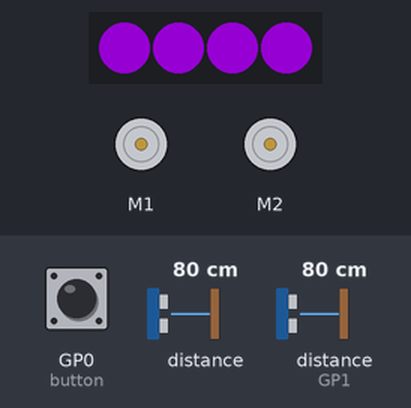
Simulated run of this program. Board: Raspberry Pi Pico running MicroPython. Parts: 4 RGB LEDs in strip order, left to right, 2 × DC motor (green arrow = forward, orange = backward, longer = faster). The test bench sets the inputs (shaded band); at power-on: GP0 (button) LOW, distance to the obstacle 80 cm, distance to the obstacle (sensor on GP1) 80 cm. Dim RGB values are drawn brighter than linear.

Above: at 1.2 s.
1.3 s: GP0 (button) pulled HIGH for 0.15 s
At 2.3 s:
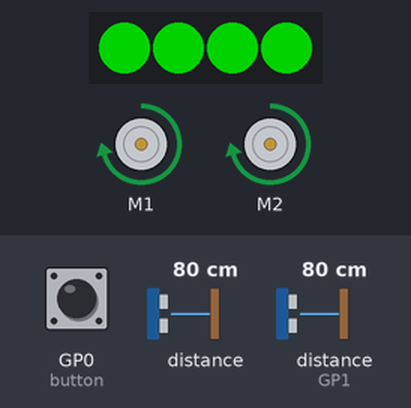
2.9 s: distance to the obstacle (sensor 0) set to 18 cm
4.4 s: distance to the obstacle (sensor 0) set to 13 cm
At 5.0 s:
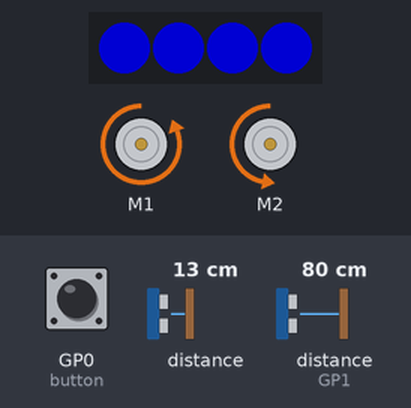
6.0 s: distance to the obstacle (sensor on GP1) set to 17 cm
7.5 s: distance to the obstacle (sensor on GP1) set to 14 cm
At 8.3 s:
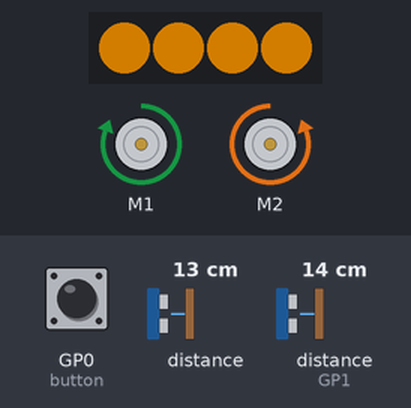
9.0 s: distance to the obstacle (sensor 0) set to 7 cm
10.5 s: distance to the obstacle (sensor 0) set to 4 cm
At 11.2 s:
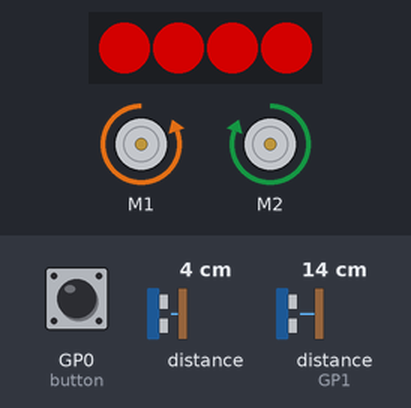
Timing chart, 0 to 13.0 s (numbered marks = the images above; inputs shaded):
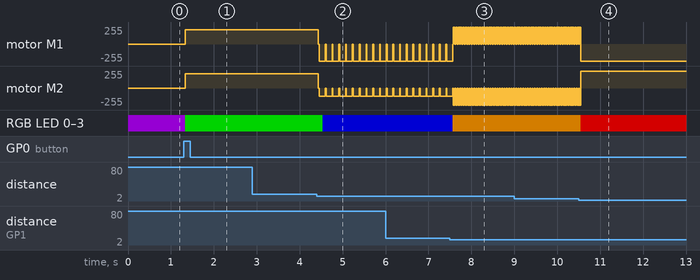

Measured:
- the behaviour switches between 16 and 15 cm on distance to the obstacle (sensor 0) (found by bisection; images 1 and 2)
- the behaviour switches between 16 and 15 cm on distance to the obstacle (sensor on GP1) (found by bisection; images 2 and 3)
- the behaviour switches between 6 and 5 cm on distance to the obstacle (sensor 0) (found by bisection; images 3 and 4)
- after the input at 1.3 s, motor M1, motor M2: stopped → forward 217/255 at once; RGB LED 0–3: RGB(90, 0, 127) → RGB(0, 127, 0) at once
- after the input at 2.9 s, every drawn part: stays the same
- after the input at 4.4 s, motor M1: alternates backward 255/255 for 0.14 s and stopped for 0.02 s, starting at once; motor M2: alternates backward 127/255 for 0.14 s and stopped for 0.02 s, starting at once; RGB LED 0–3: RGB(0, 127, 0) → RGB(0, 0, 127) after 0.14 s
- after the input at 7.5 s, motor M1: alternates forward 255/255 for 0.03 s and stopped for 0.02 s, starting after 0.08 s; motor M2: alternates backward 255/255 for 0.03 s and stopped for 0.02 s, starting after 0.08 s; RGB LED 0–3: RGB(0, 0, 127) → RGB(127, 75, 0) after 0.06 s
- after the input at 10.5 s, RGB LED 0–3: RGB(127, 75, 0) → RGB(127, 0, 0) after 0.05 s

The program:

FreeRoaming.py
```python
# A  basic 'free roaming' robot
# uses the FRont and rear ultrasonic sensors to avoid obstacles
# if an ultrasonic is not fitted it will return -1
#uses the onboard button for a start / stop command via an IRQ.

from PicoAutonomousRobotics import KitronikPicoRobotBuggy
from time import sleep_ms

buggy = KitronikPicoRobotBuggy()
startStop = False


def ButtonIRQHandler(pin):
    global startStop
    if pin == buggy.button:
        if startStop == True:
            startStop = False
        else:
            startStop = True

buggy.button.irq(trigger=machine.Pin.IRQ_RISING, handler =  ButtonIRQHandler)

buggy.setLED(0,buggy.PURPLE)
buggy.setLED(1,buggy.PURPLE)
buggy.setLED(2,buggy.PURPLE)
buggy.setLED(3,buggy.PURPLE)
buggy.show()

while True:
    if startStop == True:
        frontDistance = buggy.getDistance("f")
        rearDistance = buggy.getDistance("r")

        if(frontDistance > 15):
            #all clear, speed ahead
            buggy.setLED(0,buggy.GREEN)
            buggy.setLED(1,buggy.GREEN)
            buggy.setLED(2,buggy.GREEN)
            buggy.setLED(3,buggy.GREEN)
            buggy.motorOn("l","f",85)
            buggy.motorOn("r","f",85)

        elif (frontDistance > 5):
            #something in the way, but we (probably) have time to miss it
            buggy.setLED(0,buggy.GREEN)
            buggy.setLED(1,buggy.GREEN)
            buggy.setLED(2,buggy.GREEN)
            buggy.setLED(3,buggy.GREEN)
            buggy.motorOff("l")
            buggy.motorOff("r")
            if(rearDistance>15):
                #there is space for us to reverse in a curve and try again
                buggy.setLED(0,buggy.BLUE)
                buggy.setLED(1,buggy.BLUE)
                buggy.setLED(2,buggy.BLUE)
                buggy.setLED(3,buggy.BLUE)
                buggy.motorOn("l","r",100)
                buggy.motorOn("r","r",50)
                sleep_ms(100)
            else:
                #spin on the spot CW
                buggy.setLED(0,buggy.YELLOW)
                buggy.setLED(1,buggy.YELLOW)
                buggy.setLED(2,buggy.YELLOW)
                buggy.setLED(3,buggy.YELLOW)
                buggy.motorOn("l","f",100)
                buggy.motorOn("r","r",100)
        else: #spin on the spot CCW
            buggy.setLED(0,buggy.RED)
            buggy.setLED(1,buggy.RED)
            buggy.setLED(2,buggy.RED)
            buggy.setLED(3,buggy.RED)
            buggy.motorOn("l","r",100)
            buggy.motorOn("r","f",100)
        buggy.show()
    else: #motors turned off
        buggy.motorOff("l")
        buggy.motorOff("r")
        buggy.setLED(0,buggy.PURPLE)
        buggy.setLED(1,buggy.PURPLE)
        buggy.setLED(2,buggy.PURPLE)
        buggy.setLED(3,buggy.PURPLE)
        buggy.show()
    sleep_ms(50)
```
